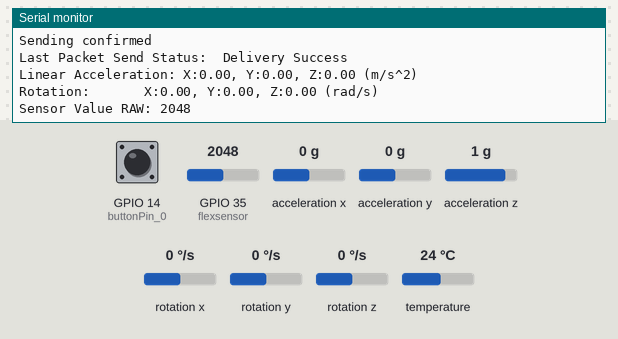
A sketch run on a simulated ESP32. Parts: the last lines printed to the serial monitor. The inputs (shaded band) are chosen by the test bench; at power-on: acceleration x 0 g, GPIO 35 (flexsensor) = 2048, GPIO 14 (buttonPin_0) HIGH, acceleration y 0 g, acceleration z 1 g, rotation x 0 °/s, rotation y 0 °/s, rotation z 0 °/s, temperature 24 °C.

Above: at 4.8 s.
4.9 s: acceleration x set to -1.4 g
At 5.5 s:
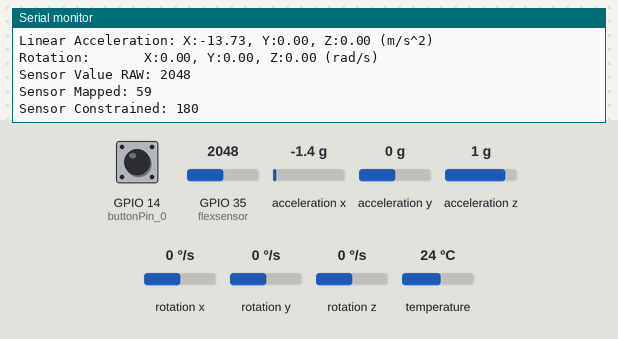
6.4 s: GPIO 35 (flexsensor) set to 2866
At 7.2 s:
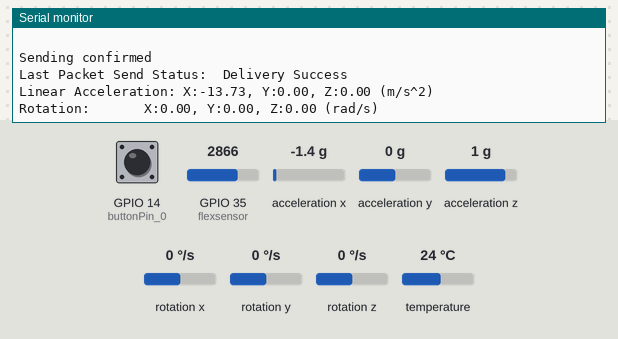

Measured:
- after the input at 4.9 s, the serial monitor: prints a new line at once (image 1)
- after the input at 6.4 s, the serial monitor: prints a new line at once (image 2)

The sketch:

arm_receiver.ino
```cpp
#include <Adafruit_MPU6050.h>
#include <Adafruit_Sensor.h>
#include <Wire.h>
#include <esp_now.h>
#include <WiFi.h>

// Flex sensor pin
#define flexsensor  35
int Value;
int servoangle;

#define I2C_SDA 21
#define I2C_SCL 22

// MPU6050 and gravity variables
Adafruit_MPU6050 mpu;
float ax, ay, az;
float gx, gy, gz;

//    Button
const int buttonPin_0 = 14;

// Receiver's MAC address
uint8_t broadcastAddress[] = {0xE8, 0x68, 0xE7, 0x30, 0x4D, 0x44};

// Define a data structure
typedef struct struct_message {
  char a[100];
  int b;
  bool button;
  float ax_val;
  float ay_val;
  float az_val;
  float gx_val;
  float gy_val;
  float gz_val;
} struct_message;

// Create a structured object
struct_message myData;

// Peer info
esp_now_peer_info_t peerInfo;

// Callback function when data is sent
void OnDataSent(const uint8_t *mac_addr, esp_now_send_status_t status) {
  Serial.print("\r\nLast Packet Send Status:\t");
  Serial.println(status == ESP_NOW_SEND_SUCCESS ? "Delivery Success" : "Delivery Fail");
}


// Calibration offsets
float offsetaX = 0.0;
float offsetaY = 0.0;
float offsetaZ = 0.0;
float offsetgX = 0.0;
float offsetgY = 0.0;
float offsetgZ = 0.0;

// Calibration function to adjust the MPU6050 accelerometer values
void calibrateMPU() {
  float sumaX = 0, sumaY = 0, sumaZ = 0;
  float sumgX = 0, sumgY = 0, sumgZ = 0;
  int samples = 500;

  // Collect a few samples to get a good average for calibration
  for (int i = 0; i < samples; i++) {
    sensors_event_t a, g, temp;
    mpu.getEvent(&a, &g, &temp);  // Get accelerometer event data
    sumaX += a.acceleration.x;
    sumaY += a.acceleration.y;
    sumaZ += a.acceleration.z;
    sumgX += g.gyro.x;
    sumgY += g.gyro.y;
    sumgZ += g.gyro.z;
    delay(5); // Small delay to avoid flooding the sensor
  }

  // Calculate the average (offset) values for calibration
  offsetaX = sumaX / samples;
  offsetaY = sumaY / samples;
  offsetaZ = sumaZ / samples;

  offsetgX = sumgX / samples;
  offsetgY = sumgY / samples;
  offsetgZ = sumgZ / samples;

  Serial.println("Calibration completed!");
}

void setup(void) {

  Serial.begin(115200);

  // initialize the pushbutton pin as an input:
  pinMode(buttonPin_0, INPUT_PULLUP);
  pinMode(flexsensor, INPUT);

  Wire.begin(I2C_SDA, I2C_SCL);

  // Set ESP32 as a Wi-Fi Station
  WiFi.mode(WIFI_STA);

  // Initialize ESP-NOW
  if (esp_now_init() != ESP_OK) {
    Serial.println("Error initializing ESP-NOW");
    return;
  }

  // Register the send callback
  esp_now_register_send_cb(OnDataSent);

  // Register peer
  memcpy(peerInfo.peer_addr, broadcastAddress, 6);
  peerInfo.channel = 0;
  peerInfo.encrypt = false;

  // Add peer
  if (esp_now_add_peer(&peerInfo) != ESP_OK) {
    Serial.println("Failed to add peer");
    return;
  }

  // Initialize MPU6050
  if (!mpu.begin()) {
    Serial.println("Failed to find MPU6050 chip");
    while (1) {
      delay(10);
    }
  }
  Serial.println("MPU6050 chip found!");
  mpu.setAccelerometerRange(MPU6050_RANGE_2_G);
  mpu.setGyroRange(MPU6050_RANGE_500_DEG);
  mpu.setFilterBandwidth(MPU6050_BAND_21_HZ );

  delay(3);

    // Perform calibration for the MPU
  calibrateMPU();

  delay(10);
}

void loop() {

  myData.button  = digitalRead(buttonPin_0);

  sensors_event_t a, g, temp;
  mpu.getEvent(&a, &g, &temp);

  ax = a.acceleration.x - offsetaX;
  ay = a.acceleration.y - offsetaY;
  az = a.acceleration.z - offsetaZ;

  gx = g.gyro.x  - offsetgX;
  gy = g.gyro.y  - offsetgY;
  gz = g.gyro.z  - offsetgZ;

  // Print the results
  Serial.print("Linear Acceleration: X:");
  Serial.print(ax);
  Serial.print(", Y:");
  Serial.print(ay);
  Serial.print(", Z:");
  Serial.print(az);
  Serial.println(" (m/s^2)");

  // Print rotation readings
  Serial.print("Rotation:       X:");
  Serial.print(gx);
  Serial.print(", Y:");
  Serial.print(gy);
  Serial.print(", Z:");
  Serial.print(gz);
  Serial.println(" (rad/s)");

  // Add a delay to avoid flooding the serial monitor
  Serial.println("");

  // Flex Sensor and Servo Logic
  Value = analogRead(flexsensor);
  Serial.print("Sensor Value RAW: ");
  Serial.println(Value);
  delay(1);

  servoangle = map(Value, 900, 2600, 180, 0);
  Serial.print("Sensor Mapped: ");
  Serial.println(servoangle);
  delay(1);

  servoangle = constrain(servoangle, 180, 0);
  Serial.print("Sensor Constrained: ");
  Serial.println(servoangle);
  delay(1);

  // Format structured data
  strcpy(myData.a, "Data from SENDER ESP with MPU6050 (_)");
  myData.b = servoangle;
  Serial.print("Button Value: ");
  Serial.println(myData.button);
  Serial.println("   ");
  myData.ax_val = ax;
  myData.ay_val = ay;
  myData.az_val = az;

  myData.gx_val = gx;
  myData.gy_val = gy;
  myData.gz_val = gz;

  // Send message via ESP-NOW
  esp_err_t result = esp_now_send(broadcastAddress, (uint8_t *)&myData, sizeof(myData));

  if (result == ESP_OK) {
    Serial.println("Sending confirmed");
  } else {
    Serial.println("Sending error");
  }

  // Add a blank line for readability
  Serial.println("");

  delay(1);
}
```
